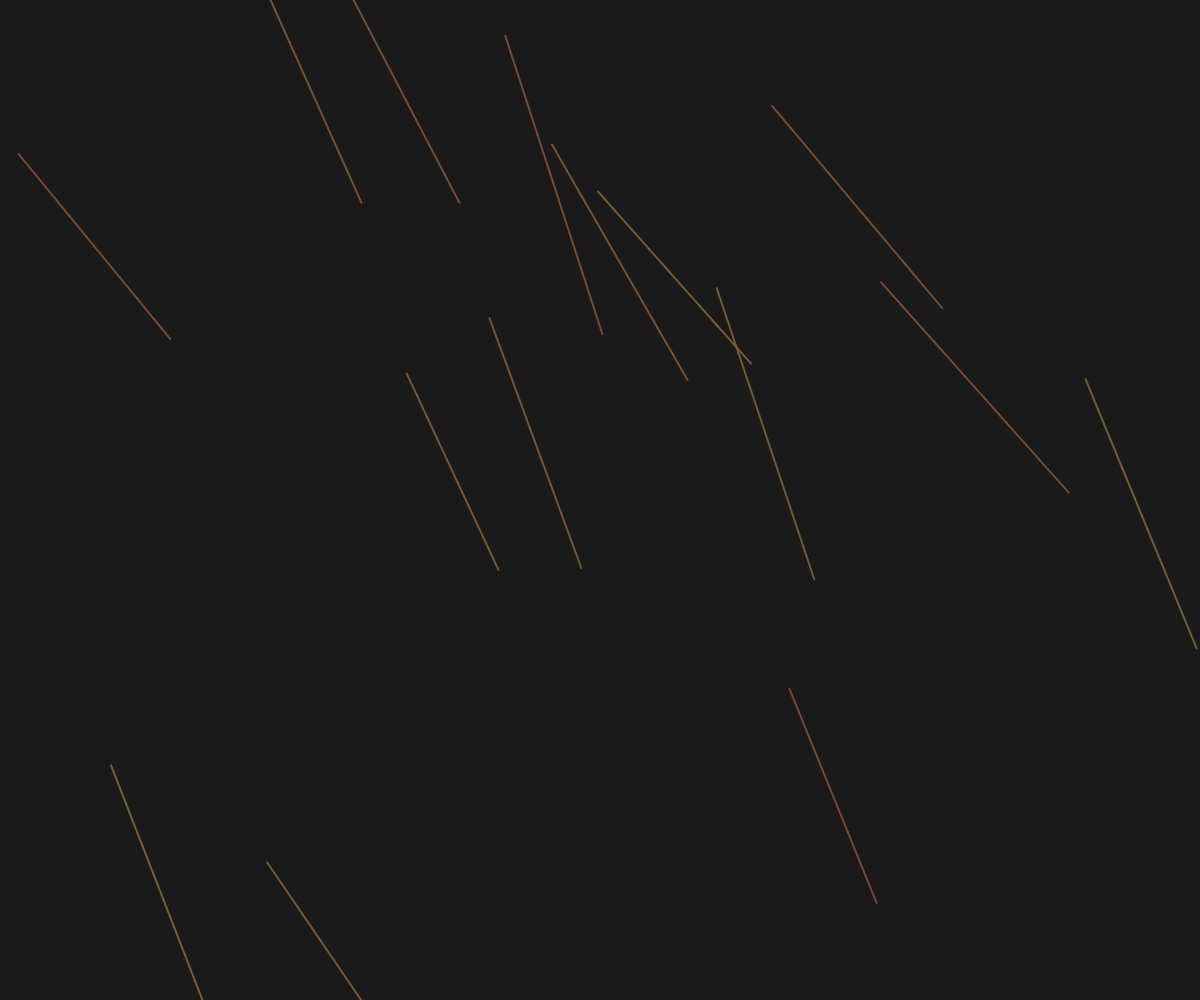
Frame 1 (no input)
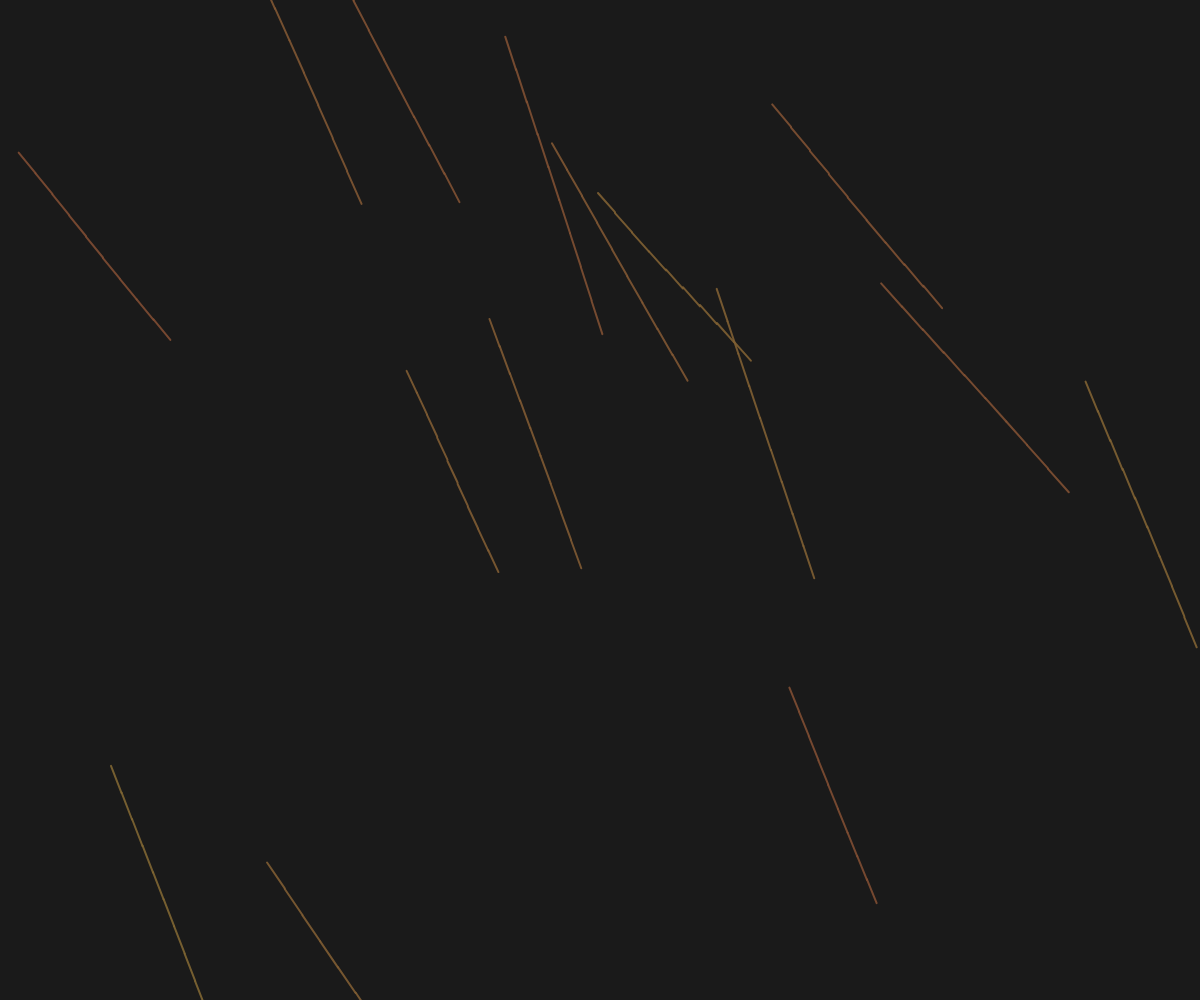
Frame 60 (no input)
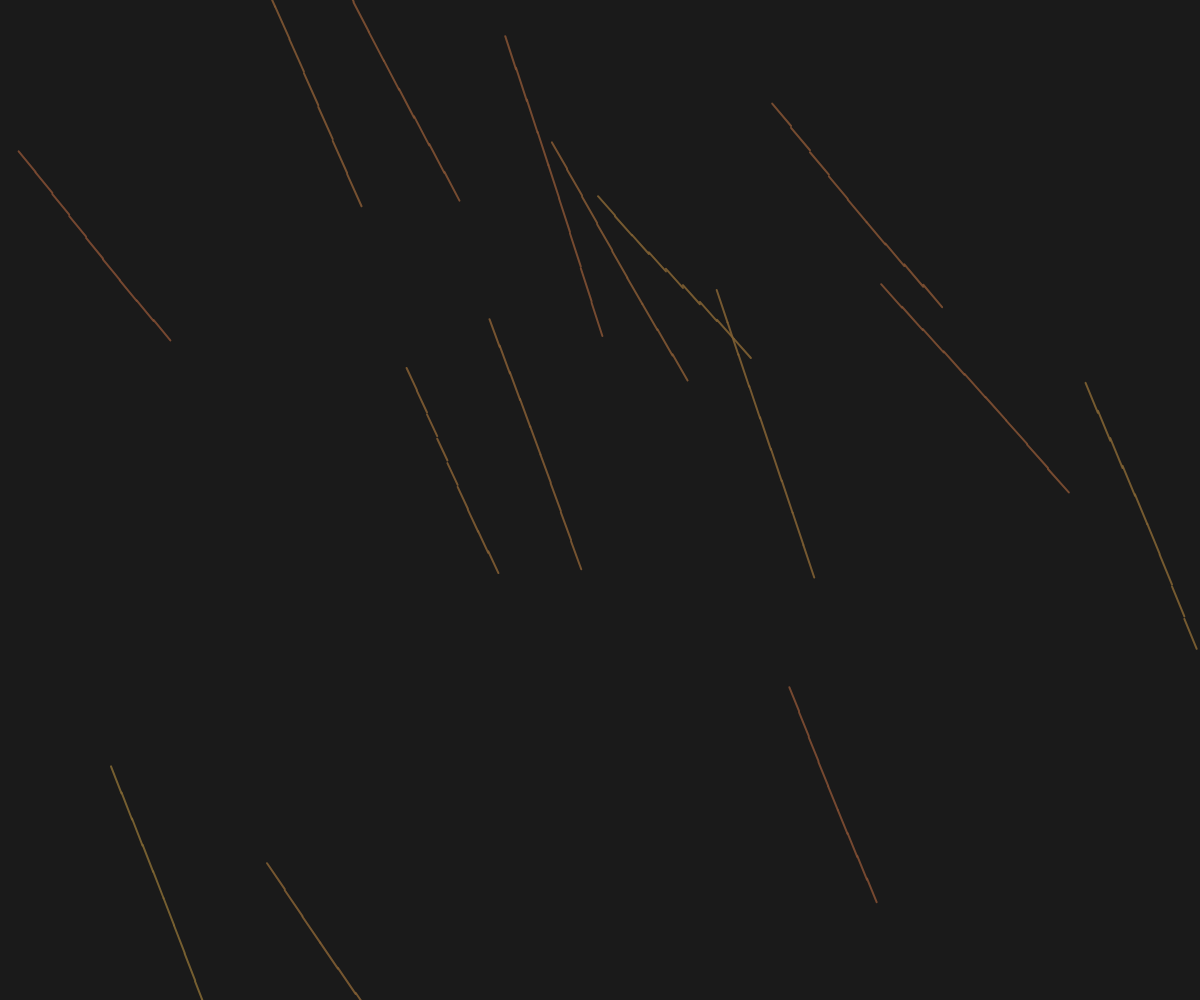
Frame 120 (the mouse pressed at the canvas centre since frame 60)

The p5.js sketch that drew these frames (run headless with seeded random() and noise() and a simulated clock; from frame 60 on, the mouse is pressed at the canvas centre):

// p5.js sketch
// ── sketch.js
let structures = [];
let numStructures = 15;

function setup() {
  createCanvas(windowWidth, windowHeight);
  colorMode(HSB, 360, 100, 100, 1);
  
  // Initialize structures with concrete-like properties
  for (let i = 0; i < numStructures; i++) {
    structures.push({
      x: random(width),
      y: random(height),
      width: random(80, 200),
      height: random(150, 300),
      segments: [],
      phase: random(TWO_PI),
      tension: random(0.005, 0.02),
      state: 'forming', // 'forming', 'holding', 'slumping', 'fracturing'
      progress: 0,
      maxProgress: random(100, 300),
      color: color(random(20, 40), 60, 50, 0.9),
      parts: [],
      numParts: floor(random(8, 20)),
      collapseTime: 0,
      maxCollapseTime: random(100, 300)
    });
  }
}

function draw() {
  background(0, 0, 10);
  
  // Update and draw structures
  for (let i = 0; i < structures.length; i++) {
    let s = structures[i];
    
    if (s.state === 'forming') {
      s.progress += 0.5;
      if (s.progress >= s.maxProgress) {
        s.state = 'holding';
        s.progress = 0;
      }
    } else if (s.state === 'holding') {
      s.progress++;
      if (s.progress > s.maxProgress * 2) {
        s.state = 'slumping';
        s.progress = 0;
        s.collapseTime = 0;
        // Create parts for crumbling
        s.parts = [];
        for (let j = 0; j < s.numParts; j++) {
          s.parts.push({
            x: s.x + random(-s.width/2, s.width/2),
            y: s.y + random(-s.height/2, s.height/2),
            vx: random(-1, 1),
            vy: random(-1, 1),
            size: random(3, 8),
            color: s.color,
            life: random(50, 150)
          });
        }
      }
    } else if (s.state === 'slumping') {
      s.collapseTime++;
      if (s.collapseTime > s.maxCollapseTime) {
        s.state = 'fracturing';
        s.progress = 0;
      }
    } else if (s.state === 'fracturing') {
      s.progress++;
      if (s.progress > 200) {
        // Reset structure
        s.x = random(width);
        s.y = random(height);
        s.width = random(80, 200);
        s.height = random(150, 300);
        s.state = 'forming';
        s.progress = 0;
        s.maxProgress = random(100, 300);
        s.collapseTime = 0;
        s.maxCollapseTime = random(100, 300);
      }
    }
    
    // Draw structure based on state
    push();
    translate(s.x, s.y);
    
    if (s.state === 'forming') {
      // Draw forming structure with tension lines
      stroke(s.color);
      strokeWeight(2);
      noFill();
      
      let segments = [];
      let segmentCount = 10;
      for (let j = 0; j < segmentCount; j++) {
        let t = map(j, 0, segmentCount - 1, 0, 1);
        let x = lerp(-s.width/2, s.width/2, t);
        let y = lerp(-s.height/2, s.height/2, t);
        segments.push({x, y});
      }
      
      // Animate forming with tension
      let phaseOffset = s.phase + s.tension * s.progress;
      for (let j = 0; j < segments.length - 1; j++) {
        let x1 = segments[j].x;
        let y1 = segments[j].y;
        let x2 = segments[j+1].x;
        let y2 = segments[j+1].y;
        
        // Add tension effect
        let tension = sin(phaseOffset + j * 0.5) * map(s.progress, 0, s.maxProgress, 0, 10);
        y1 += tension;
        y2 += tension;
        
        line(x1, y1, x2, y2);
      }
      
    } else if (s.state === 'holding') {
      // Draw solid structure
      fill(s.color);
      noStroke();
      rectMode(CENTER);
      rect(0, 0, s.width, s.height);
      
      // Add concrete texture
      stroke(0, 0, 30);
      strokeWeight(1);
      for (let j = 0; j < 20; j++) {
        let x = random(-s.width/2, s.width/2);
        let y = random(-s.height/2, s.height/2);
        line(x, y, x + random(-5, 5), y + random(-5, 5));
      }
      
    } else if (s.state === 'slumping') {
      // Draw slumping structure with distortion
      fill(s.color);
      noStroke();
      rectMode(CENTER);
      
      let distort = sin(s.collapseTime * 0.1) * 20;
      rect(0, distort, s.width, s.height);
      
      // Add more slumping lines
      stroke(s.color);
      strokeWeight(2);
      for (let j = 0; j < 5; j++) {
        let angle = map(j, 0, 4, -PI/4, PI/4);
        let x1 = s.width/2 * cos(angle);
        let y1 = -s.height/2 + j * 30;
        let x2 = s.width/2 * cos(angle + PI) * 0.8;
        let y2 = s.height/2 - j * 30;
        line(x1, y1, x2, y2);
      }
      
    } else if (s.state === 'fracturing') {
      // Draw crumbling rubble
      noStroke();
      for (let j = 0; j < s.parts.length; j++) {
        let p = s.parts[j];
        fill(p.color);
        ellipse(p.x - s.x, p.y - s.y, p.size);
      }
    }
    
    pop();
  }
  
  // Update parts in fracturing state
  for (let i = 0; i < structures.length; i++) {
    let s = structures[i];
    if (s.state === 'fracturing') {
      for (let j = 0; j < s.parts.length; j++) {
        let p = s.parts[j];
        p.x += p.vx;
        p.y += p.vy;
        p.vy += 0.1; // gravity
        p.life--;
        if (p.life <= 0) {
          // Reset part
          p.x = s.x + random(-s.width/2, s.width/2);
          p.y = s.y + random(-s.height/2, s.height/2);
          p.vx = random(-1, 1);
          p.vy = random(-1, 1);
          p.life = random(50, 150);
        }
      }
    }
  }
}

function windowResized() {
  resizeCanvas(windowWidth, windowHeight);
}
